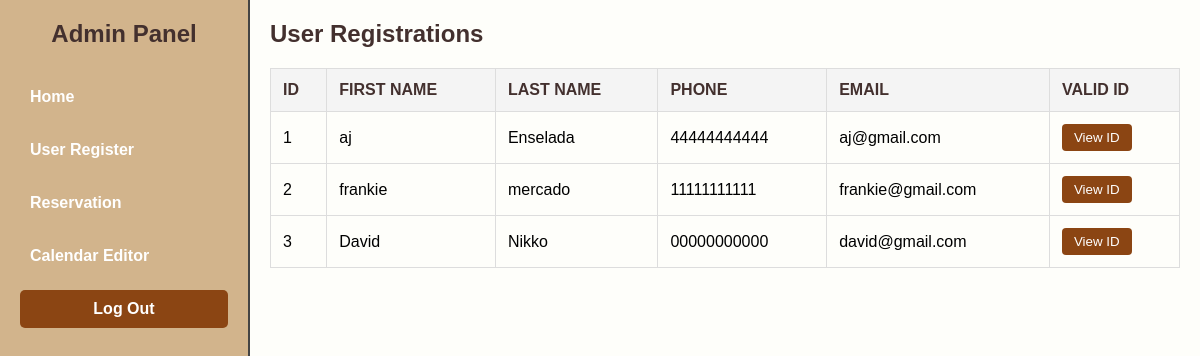
Screenshot of /registeradmin.php with the database file from the repository.
### tables this page shows
CREATE TABLE `user_register` (
  `id` int(11) NOT NULL,
  `firstname` varchar(50) NOT NULL,
  `lastname` varchar(50) NOT NULL,
  `phone` varchar(11) NOT NULL,
  `email` varchar(50) NOT NULL,
  `password` varchar(50) NOT NULL,
  `valid_id_image` longblob DEFAULT NULL
);

### registeradmin.php (the view, shortened to what this page needs)
 <!DOCTYPE html>
<html lang="en">
<head>
    <link rel="stylesheet" href="../../../.Stylesheet/adminpanel.css">
</head>
<body>
<div class="container">
    <div class="sidebar">
        <div class="logo">Admin Panel</div>
        <ul class="nav-links">
            <li><a href="adminpanel.php">Home</a></li>
            <li><a href="#">User Register</a></li>
            <li><a href="reservationadmin.php">Reservation</a></li>
            <li><a href="calendareditor.php">Calendar Editor</a></li>
        </ul>
        <div class="logout">Log Out</div>
    </div>
    <div class="main-content">
        <h2>User Registrations</h2>
        <table>
            <thead>
            <tr>
                <th>ID</th>
                <th>First Name</th>
                <th>Last Name</th>
                <th>Phone</th>
                <th>Email</th>
                <th>Valid ID</th>
            </tr>
            </thead>
            <tbody>
            <?php
            include 'connect.php';
            $query = "SELECT * FROM user_register ORDER BY id ASC";
            $result = mysqli_query($conn, $query);
            while($row = mysqli_fetch_assoc($result)) {
                echo "<tr>";
                echo "<td>" . htmlspecialchars($row['id']) . "</td>";
                echo "<td>" . htmlspecialchars($row['firstname']) . "</td>";
                echo "<td>" . htmlspecialchars($row['lastname']) . "</td>";
                echo "<td>" . htmlspecialchars($row['phone']) . "</td>";
                echo "<td>" . htmlspecialchars($row['email']) . "</td>";
                echo "<td>";
                if ($row['valid_id_image']) {
                    echo "<button class='view-id-btn' onclick='showImage(" . $row['id'] . ")'>View ID</button>";
                } else {
                    echo "No ID uploaded";
                }
                echo "</td>";
                echo "</tr>";
            }
            ?>
            </tbody>
        </table>
    </div>
</div>
</body>
</html>

### adminpanel.css (style rules this page uses)
* { margin: 0; padding: 0; box-sizing: border-box; font-family: Arial, sans-serif; }
.container { display: flex; }
.sidebar { width: 250px; height: 100vh; background-color: #d2b48c; padding: 20px; color: gray; border-right: 2px solid #444444; }
.logo { font-size: 24px; font-weight: bold; margin-bottom: 30px; text-align: center; color: #43302e; }
.nav-links { list-style: none; }
.nav-links li { margin-bottom: 15px; }
.nav-links a { color: white; text-decoration: none; display: block; padding: 10px; border-radius: 5px; transition: background-color 0.3s; font-weight: bold; }
.main-content { flex: 1; padding: 20px; background-color: #f5f6fa; }
.logout { margin-top: auto; padding: 10px; background-color: #8B4513; border-radius: 5px; cursor: pointer; text-align: center; color: white; font-weight: bold; }
.main-content { background-color: #fefefa; }

### registeradmin.php (style rules this page uses)
.main-content { padding: 20px; background-color: #fefefa; }
.main-content h2 { color: #43302e; }
table { width: 100%; border-collapse: collapse; margin-top: 20px; }
th, td { border: 1px solid #ddd; padding: 12px; text-align: left; font-weight: ; }
th { background-color: #f4f4f4; color: #43302e; text-transform: uppercase; }
.view-id-btn { padding: 6px 12px; background-color: #8B4513; color: white; border: none; border-radius: 4px; cursor: pointer; }

### rows the page displays
user_register: id "1", firstname "aj", lastname "Enselada", phone "44444444444", email "aj@gmail.com"
user_register: id "2", firstname "frankie", lastname "mercado", phone "11111111111", email "frankie@gmail.com"
user_register: id "3", firstname "David", lastname "Nikko", phone "00000000000", email "david@gmail.com"
